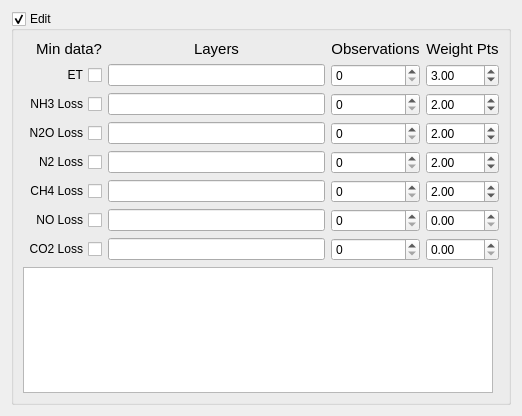
          <widget class="QWidget" name="surfaceFluxesPage">
           <property name="geometry">
            <rect>
             <x>0</x>
             <y>0</y>
             <width>522</width>
             <height>416</height>
            </rect>
           </property>
           <attribute name="label">
            <string>Surface Fluxes</string>
           </attribute>
           <layout class="QGridLayout" name="gridLayout_50">
            <item row="1" column="0">
             <widget class="QGroupBox" name="gbxSVSurfaceFluxes">
              <property name="title">
               <string>Edit</string>
              </property>
              <property name="checkable">
               <bool>true</bool>
              </property>
              <property name="checked">
               <bool>true</bool>
              </property>
              <layout class="QGridLayout" name="gridLayout_51">
               <item row="3" column="0" colspan="2">
                <spacer name="verticalSpacer_6">
                 <property name="orientation">
                  <enum>Qt::Vertical</enum>
                 </property>
                 <property name="sizeHint" stdset="0">
                  <size>
                   <width>468</width>
                   <height>6</height>
                  </size>
                 </property>
                </spacer>
               </item>
               <item row="0" column="0" colspan="2">
                <layout class="QGridLayout" name="gridLayoutSVSurfaceFluxesInputs">
                 <item row="5" column="1">
                  <widget class="QLineEdit" name="lineEdit3"/>
                 </item>
                 <item row="4" column="1">
                  <widget class="QLineEdit" name="lineEdit2"/>
                 </item>
                 <item row="1" column="1">
                  <widget class="QLineEdit" name="lineEdit_19"/>
                 </item>
                 <item row="6" column="2">
                  <widget class="QSpinBox" name="sbSVSurfaceFluxesNOLossObservations"/>
                 </item>
                 <item row="3" column="0">
                  <widget class="QCheckBox" name="chbxSVSurfaceFluxesN2OLoss">
                   <property name="layoutDirection">
                    <enum>Qt::RightToLeft</enum>
                   </property>
                   <property name="text">
                    <string>N2O Loss</string>
                   </property>
                  </widget>
                 </item>
                 <item row="5" column="3">
                  <widget class="QDoubleSpinBox" name="dsbSVSurfaceFluxesCH4LossWeighting">
                   <property name="value">
                    <double>2.000000000000000</double>
                   </property>
                  </widget>
                 </item>
                 <item row="4" column="3">
                  <widget class="QDoubleSpinBox" name="dsbSVSurfaceFluxesN2LossWeighting">
                   <property name="value">
                    <double>2.000000000000000</double>
                   </property>
                  </widget>
                 </item>
                 <item row="3" column="3">
                  <widget class="QDoubleSpinBox" name="dsbSVSurfaceFluxesN2OLossWeighting">
                   <property name="value">
                    <double>2.000000000000000</double>
                   </property>
                  </widget>
                 </item>
                 <item row="2" column="3">
                  <widget class="QDoubleSpinBox" name="dsbSVSurfaceFluxesNH3LossWeighting">
                   <property name="value">
                    <double>2.000000000000000</double>
                   </property>
                  </widget>
                 </item>
                 <item row="1" column="3">
                  <widget class="QDoubleSpinBox" name="dsbSVSurfaceFluxesEtWeighting">
                   <property name="value">
                    <double>3.000000000000000</double>
                   </property>
                  </widget>
                 </item>
                 <item row="4" column="0">
                  <widget class="QCheckBox" name="chbxSVSurfaceFluxesN2Loss">
                   <property name="layoutDirection">
                    <enum>Qt::RightToLeft</enum>
                   </property>
                   <property name="text">
                    <string>N2 Loss</string>
                   </property>
                  </widget>
                 </item>
                 <item row="2" column="2">
                  <widget class="QSpinBox" name="sbSVSurfaceFluxesNH3LossObservations">
                   <property name="value">
                    <number>0</number>
                   </property>
                  </widget>
                 </item>
                 <item row="5" column="2">
                  <widget class="QSpinBox" name="sbSVSurfaceFluxesCH4LossObservations">
                   <property name="value">
                    <number>0</number>
                   </property>
                  </widget>
                 </item>
                 <item row="3" column="2">
                  <widget class="QSpinBox" name="sbSVSurfaceFluxesN2OLossObservations">
                   <property name="value">
                    <number>0</number>
                   </property>
                  </widget>
                 </item>
                 <item row="4" column="2">
                  <widget class="QSpinBox" name="sbSVSurfaceFluxesN2LossObservations">
                   <property name="value">
                    <number>0</number>
                   </property>
                  </widget>
                 </item>
                 <item row="2" column="0">
                  <widget class="QCheckBox" name="chbxSVSurfaceFluxesNH3Loss">
                   <property name="layoutDirection">
                    <enum>Qt::RightToLeft</enum>
                   </property>
                   <property name="text">
                    <string>NH3 Loss</string>
                   </property>
                  </widget>
                 </item>
                 <item row="0" column="2">
                  <widget class="QLabel" name="lblSVSurfaceFluxesObservationsHeader">
                   <property name="font">
                    <font>
                     <pointsize>11</pointsize>
                    </font>
                   </property>
                   <property name="text">
                    <string>Observations</string>
                   </property>
                   <property name="alignment">
                    <set>Qt::AlignCenter</set>
                   </property>
                  </widget>
                 </item>
                 <item row="0" column="3">
                  <widget class="QLabel" name="lblSVSurfaceFluxesWeightingHeader">
                   <property name="font">
                    <font>
                     <pointsize>11</pointsize>
                    </font>
                   </property>
                   <property name="text">
                    <string>Weight Pts</string>
                   </property>
                   <property name="alignment">
                    <set>Qt::AlignCenter</set>
                   </property>
                  </widget>
                 </item>
                 <item row="0" column="1">
                  <widget class="QLabel" name="lblSVSurfaceFluxesLayersHeader">
                   <property name="font">
                    <font>
                     <pointsize>11</pointsize>
                    </font>
                   </property>
                   <property name="text">
                    <string>Layers</string>
                   </property>
                   <property name="alignment">
                    <set>Qt::AlignCenter</set>
                   </property>
                  </widget>
                 </item>
                 <item row="1" column="0">
                  <widget class="QCheckBox" name="chbxSVSurfaceFluxesEt">
                   <property name="layoutDirection">
                    <enum>Qt::RightToLeft</enum>
                   </property>
                   <property name="text">
                    <string>ET</string>
                   </property>
                  </widget>
                 </item>
                 <item row="1" column="2">
                  <widget class="QSpinBox" name="sbSVSurfaceFluxesEtObservations">
                   <property name="value">
                    <number>0</number>
                   </property>
                  </widget>
                 </item>
                 <item row="5" column="0">
                  <widget class="QCheckBox" name="chbxSVSurfaceFluxesCH4Loss">
                   <property name="layoutDirection">
                    <enum>Qt::RightToLeft</enum>
                   </property>
                   <property name="text">
                    <string>CH4 Loss</string>
                   </property>
                  </widget>
                 </item>
                 <item row="6" column="3">
                  <widget class="QDoubleSpinBox" name="dsbSVSurfaceFluxesNOLossWeighting"/>
                 </item>
                 <item row="6" column="0">
                  <widget class="QCheckBox" name="chbxSVSurfaceFluxesNOLoss">
                   <property name="layoutDirection">
                    <enum>Qt::RightToLeft</enum>
                   </property>
                   <property name="text">
                    <string>NO Loss</string>
                   </property>
                  </widget>
                 </item>
                 <item row="7" column="0">
                  <widget class="QCheckBox" name="chbxSVSurfaceFluxesCO2Loss">
                   <property name="layoutDirection">
                    <enum>Qt::RightToLeft</enum>
                   </property>
                   <property name="text">
                    <string>CO2 Loss</string>
                   </property>
                  </widget>
                 </item>
                 <item row="7" column="2">
                  <widget class="QSpinBox" name="sbSVSurfaceFluxesCO2LossObservations"/>
                 </item>
                 <item row="7" column="3">
                  <widget class="QDoubleSpinBox" name="dsbSVSurfaceFluxesCO2LossWeighting"/>
                 </item>
                 <item row="2" column="1">
                  <widget class="QLineEdit" name="lineEdit0"/>
                 </item>
                 <item row="7" column="1">
                  <widget class="QLineEdit" name="lineEdit5"/>
                 </item>
                 <item row="3" column="1">
                  <widget class="QLineEdit" name="lineEdit1"/>
                 </item>
                 <item row="6" column="1">
                  <widget class="QLineEdit" name="lineEdit4"/>
                 </item>
                 <item row="0" column="0">
                  <widget class="QLabel" name="lblSVSurfaceFluxesMinDataHeader">
                   <property name="font">
                    <font>
                     <pointsize>11</pointsize>
                    </font>
                   </property>
                   <property name="text">
                    <string>Min data?</string>
                   </property>
                   <property name="alignment">
                    <set>Qt::AlignRight|Qt::AlignTrailing|Qt::AlignVCenter</set>
                   </property>
                  </widget>
                 </item>
                </layout>
               </item>
               <item row="1" column="0" rowspan="2">
                <widget class="QTextBrowser" name="txbrSVSurfaceFluxes">
                 <property name="sizePolicy">
                  <sizepolicy hsizetype="Expanding" vsizetype="Expanding">
                   <horstretch>1</horstretch>
                   <verstretch>0</verstretch>
                  </sizepolicy>
                 </property>
                 <property name="readOnly">
                  <bool>false</bool>
                 </property>
                </widget>
               </item>
              </layout>
             </widget>
            </item>
           </layout>
          </widget>
